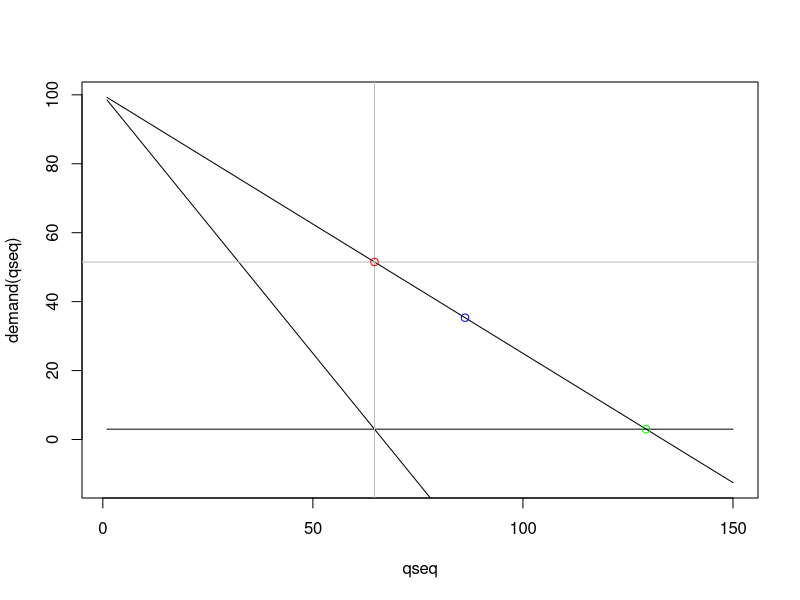
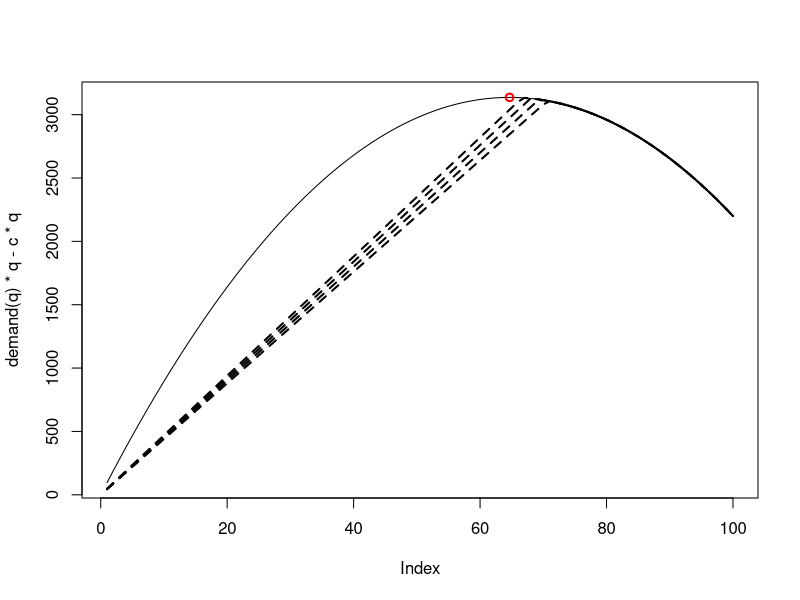

Write the R code that produced these figures, in order.
alpha = 100
beta = 0.75
c = 3

demand <- function(q) alpha - beta*q
mr <- function(q) alpha - 2*beta*q
mc <- function(q) c
q_opt <- (alpha-c)/(2*beta)

qseq <- 1:150

plot(qseq,demand(qseq),type="l")
lines(qseq,mr(qseq))
lines(qseq,rep(c,length(qseq)))
abline(v=q_opt,col="grey")
abline(h=demand(q_opt),col="grey")
points(q_opt,demand(q_opt),col="red")

q_oli <- (1/3)*((alpha-c)/beta)

points(2*q_oli,demand(2*q_oli),col="blue")

q_pc <- (alpha-c)/beta
points(q_pc,demand(q_pc),col="green")

# price cap

pc = 30

q = 1:100

plot(demand(q)*q-c*q,type="l")

pcs = c(47,48,49,50)
for (i in 1:length(pcs)) {
	pc = pcs[i]
lines(q,apply(cbind(demand(q),rep(pc,length(1))),1,min)*q-c*q,lty=2,lwd=2)
}

points(q_opt,demand(q_opt)*q_opt-c*q_opt,col="red",lwd="2")






